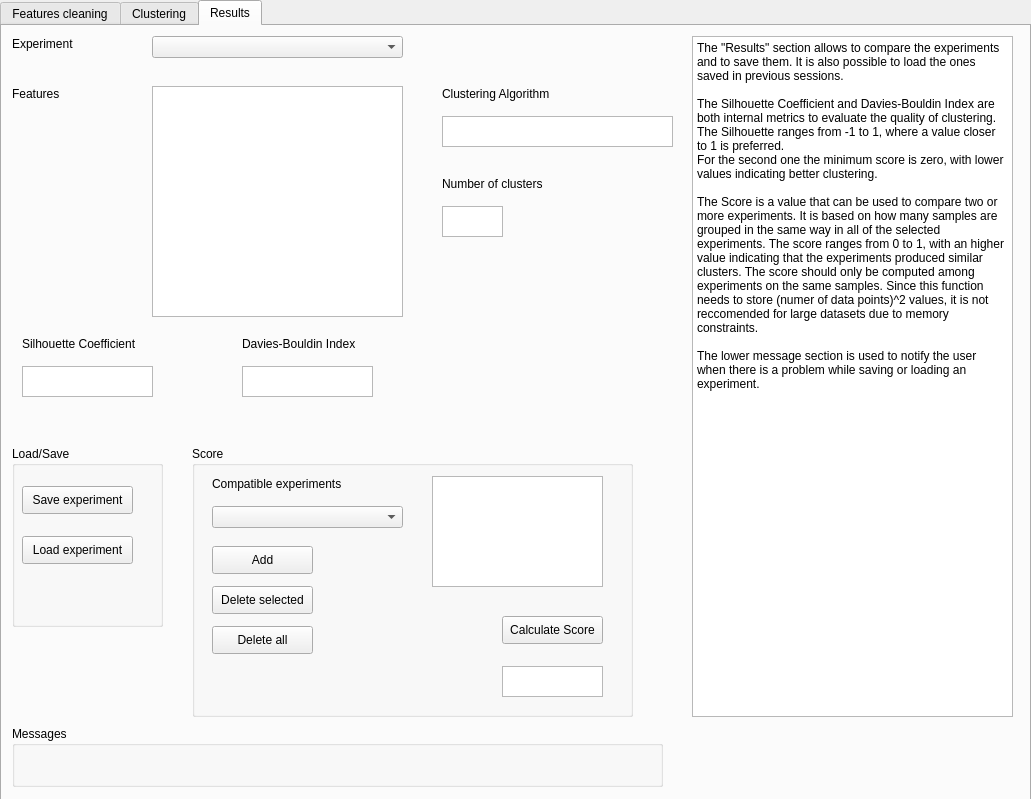
<?xml version="1.0" encoding="UTF-8"?>
<ui version="4.0">
 <class>ClusteringMainDialogBase</class>
 <widget class="QDialog" name="ClusteringMainDialogBase">
  <property name="geometry">
   <rect>
    <x>0</x>
    <y>0</y>
    <width>1031</width>
    <height>799</height>
   </rect>
  </property>
  <property name="windowTitle">
   <string>QGis Hierarchial Clustering</string>
  </property>
  <widget class="QTabWidget" name="tabWidget">
   <property name="enabled">
    <bool>true</bool>
   </property>
   <property name="geometry">
    <rect>
     <x>0</x>
     <y>0</y>
     <width>1031</width>
     <height>801</height>
    </rect>
   </property>
   <property name="currentIndex">
    <number>2</number>
   </property>
   <widget class="QWidget" name="tab">
    <attribute name="title">
     <string>Features cleaning</string>
    </attribute>
    <widget class="QgsMapLayerComboBox" name="cleanLayerBox">
     <property name="geometry">
      <rect>
       <x>100</x>
       <y>10</y>
       <width>301</width>
       <height>27</height>
      </rect>
     </property>
    </widget>
    <widget class="QLabel" name="label_12">
     <property name="geometry">
      <rect>
       <x>20</x>
       <y>10</y>
       <width>71</width>
       <height>16</height>
      </rect>
     </property>
     <property name="text">
      <string>Select layer</string>
     </property>
    </widget>
    <widget class="QCheckBox" name="correlationCheck">
     <property name="geometry">
      <rect>
       <x>20</x>
       <y>90</y>
       <width>221</width>
       <height>20</height>
      </rect>
     </property>
     <property name="text">
      <string>Remove more correlated features</string>
     </property>
    </widget>
    <widget class="QDoubleSpinBox" name="correlationThreshold">
     <property name="enabled">
      <bool>false</bool>
     </property>
     <property name="geometry">
      <rect>
       <x>220</x>
       <y>130</y>
       <width>62</width>
       <height>22</height>
      </rect>
     </property>
     <property name="maximum">
      <double>1.000000000000000</double>
     </property>
     <property name="singleStep">
      <double>0.010000000000000</double>
     </property>
     <property name="value">
      <double>0.800000000000000</double>
     </property>
    </widget>
    <widget class="QLabel" name="label_13">
     <property name="geometry">
      <rect>
       <x>40</x>
       <y>130</y>
       <width>131</width>
       <height>16</height>
      </rect>
     </property>
     <property name="text">
      <string>Correlation threshold</string>
     </property>
    </widget>
    <widget class="QCheckBox" name="constantCheck">
     <property name="geometry">
      <rect>
       <x>20</x>
       <y>400</y>
       <width>181</width>
       <height>20</height>
      </rect>
     </property>
     <property name="text">
      <string>Remove constant features</string>
     </property>
    </widget>
    <widget class="QPushButton" name="cleaningButton">
     <property name="geometry">
      <rect>
       <x>500</x>
       <y>540</y>
       <width>93</width>
       <height>28</height>
      </rect>
     </property>
     <property name="text">
      <string>Run</string>
     </property>
    </widget>
    <widget class="QCheckBox" name="quasiCheck">
     <property name="geometry">
      <rect>
       <x>20</x>
       <y>450</y>
       <width>341</width>
       <height>20</height>
      </rect>
     </property>
     <property name="text">
      <string>Remove quasi constant features</string>
     </property>
    </widget>
    <widget class="QGroupBox" name="groupBox_4">
     <property name="geometry">
      <rect>
       <x>10</x>
       <y>700</y>
       <width>651</width>
       <height>61</height>
      </rect>
     </property>
     <property name="title">
      <string>Messages</string>
     </property>
     <widget class="QLabel" name="selMessageBox">
      <property name="geometry">
       <rect>
        <x>10</x>
        <y>20</y>
        <width>641</width>
        <height>41</height>
       </rect>
      </property>
      <property name="font">
       <font>
        <pointsize>9</pointsize>
        <weight>50</weight>
        <bold>false</bold>
       </font>
      </property>
      <property name="text">
       <string/>
      </property>
     </widget>
    </widget>
    <widget class="QLabel" name="label_14">
     <property name="geometry">
      <rect>
       <x>40</x>
       <y>180</y>
       <width>241</width>
       <height>16</height>
      </rect>
     </property>
     <property name="text">
      <string>Feature to keep among correlated ones:</string>
     </property>
    </widget>
    <widget class="QRadioButton" name="firstCheck">
     <property name="enabled">
      <bool>false</bool>
     </property>
     <property name="geometry">
      <rect>
       <x>40</x>
       <y>210</y>
       <width>181</width>
       <height>20</height>
      </rect>
     </property>
     <property name="text">
      <string>First in order</string>
     </property>
     <property name="checked">
      <bool>true</bool>
     </property>
    </widget>
    <widget class="QRadioButton" name="distCheck">
     <property name="enabled">
      <bool>false</bool>
     </property>
     <property name="geometry">
      <rect>
       <x>40</x>
       <y>270</y>
       <width>221</width>
       <height>20</height>
      </rect>
     </property>
     <property name="text">
      <string>With distribution closer to Normal</string>
     </property>
    </widget>
    <widget class="QRadioButton" name="domCheck">
     <property name="enabled">
      <bool>false</bool>
     </property>
     <property name="geometry">
      <rect>
       <x>40</x>
       <y>300</y>
       <width>231</width>
       <height>20</height>
      </rect>
     </property>
     <property name="text">
      <string>With better coverage of the domain</string>
     </property>
    </widget>
    <widget class="QLabel" name="label_15">
     <property name="geometry">
      <rect>
       <x>60</x>
       <y>330</y>
       <width>271</width>
       <height>16</height>
      </rect>
     </property>
     <property name="text">
      <string>Features' domain (equal for all the features):</string>
     </property>
    </widget>
    <widget class="QLabel" name="label_16">
     <property name="geometry">
      <rect>
       <x>60</x>
       <y>360</y>
       <width>55</width>
       <height>16</height>
      </rect>
     </property>
     <property name="text">
      <string>Min value</string>
     </property>
    </widget>
    <widget class="QLabel" name="label_17">
     <property name="geometry">
      <rect>
       <x>270</x>
       <y>360</y>
       <width>71</width>
       <height>16</height>
      </rect>
     </property>
     <property name="text">
      <string>Max value</string>
     </property>
    </widget>
    <widget class="QLineEdit" name="minDom">
     <property name="enabled">
      <bool>false</bool>
     </property>
     <property name="geometry">
      <rect>
       <x>130</x>
       <y>360</y>
       <width>113</width>
       <height>22</height>
      </rect>
     </property>
     <property name="text">
      <string/>
     </property>
    </widget>
    <widget class="QLineEdit" name="maxDom">
     <property name="enabled">
      <bool>false</bool>
     </property>
     <property name="geometry">
      <rect>
       <x>340</x>
       <y>360</y>
       <width>113</width>
       <height>22</height>
      </rect>
     </property>
    </widget>
    <widget class="QPlainTextEdit" name="selGuide">
     <property name="enabled">
      <bool>true</bool>
     </property>
     <property name="geometry">
      <rect>
       <x>690</x>
       <y>10</y>
       <width>321</width>
       <height>681</height>
      </rect>
     </property>
     <property name="readOnly">
      <bool>true</bool>
     </property>
     <property name="plainText">
      <string>This section removes from the selected vector layer the fields that don't meet certain requirements and are most likely bad for the clustering process. A new temporary vector layer that can be used in the other sections of the plugin is created. All the not numeric features are dropped in the new layer. 

The first part removes the features with a correlation (positive or negative) above a specified threshold. It is possible to choose the criterion used to select which feature to keep among highly correlated ones:
- the first based on the order of the features in the dataset;
- the one with the lower average correlation with all the other features;
- the one with a distribution more similar to the Normal (based on Shapiro-Wilk statistc);
- the one with a range of values that better covers the domain. In this case the domain needs to be the same for all the features and specified from the user with the &quot;Min value&quot; and &quot;Max value&quot; parameters.

The second and third checkboxes remove the features with a really low variation, respectively:
- features with zero variance, therefore the ones with only a constant value;
- features with the ratio between the most frequent value above the frequency threshold(default 19), and the number of unique values divided by the total number of samples below the unique values threshold (default 0.05). If a feature satisfies both requirements it is dropped, since there are only few outliers that differs from a single constant value.

The lower message section is used to notify the user when the selection process is complete after pressing the &quot;Run&quot; button or when there is a problem with the selected parameters.

</string>
     </property>
    </widget>
    <widget class="QRadioButton" name="lowCorrCheck">
     <property name="enabled">
      <bool>false</bool>
     </property>
     <property name="geometry">
      <rect>
       <x>40</x>
       <y>240</y>
       <width>211</width>
       <height>20</height>
      </rect>
     </property>
     <property name="text">
      <string>With lower average correlation</string>
     </property>
    </widget>
   </widget>
   <widget class="QWidget" name="tab_3">
    <attribute name="title">
     <string>Clustering</string>
    </attribute>
    <widget class="QLabel" name="label">
     <property name="geometry">
      <rect>
       <x>20</x>
       <y>10</y>
       <width>71</width>
       <height>16</height>
      </rect>
     </property>
     <property name="text">
      <string>Select layer</string>
     </property>
    </widget>
    <widget class="QLabel" name="label_2">
     <property name="geometry">
      <rect>
       <x>20</x>
       <y>70</y>
       <width>131</width>
       <height>16</height>
      </rect>
     </property>
     <property name="text">
      <string>Features selection:</string>
     </property>
    </widget>
    <widget class="QLabel" name="label_5">
     <property name="geometry">
      <rect>
       <x>20</x>
       <y>100</y>
       <width>71</width>
       <height>16</height>
      </rect>
     </property>
     <property name="text">
      <string>Automatic:</string>
     </property>
    </widget>
    <widget class="QComboBox" name="algoBox">
     <property name="geometry">
      <rect>
       <x>20</x>
       <y>120</y>
       <width>171</width>
       <height>22</height>
      </rect>
     </property>
    </widget>
    <widget class="QPushButton" name="featureButton">
     <property name="geometry">
      <rect>
       <x>20</x>
       <y>150</y>
       <width>121</width>
       <height>28</height>
      </rect>
     </property>
     <property name="text">
      <string>Calculate features</string>
     </property>
    </widget>
    <widget class="QLabel" name="label_4">
     <property name="geometry">
      <rect>
       <x>20</x>
       <y>190</y>
       <width>55</width>
       <height>16</height>
      </rect>
     </property>
     <property name="text">
      <string>Manual:</string>
     </property>
    </widget>
    <widget class="QPushButton" name="addButton">
     <property name="geometry">
      <rect>
       <x>20</x>
       <y>250</y>
       <width>131</width>
       <height>28</height>
      </rect>
     </property>
     <property name="text">
      <string>Add</string>
     </property>
    </widget>
    <widget class="QPushButton" name="delSelButton">
     <property name="geometry">
      <rect>
       <x>20</x>
       <y>290</y>
       <width>131</width>
       <height>28</height>
      </rect>
     </property>
     <property name="text">
      <string>Remove selected</string>
     </property>
    </widget>
    <widget class="QPushButton" name="delAllButton">
     <property name="geometry">
      <rect>
       <x>180</x>
       <y>290</y>
       <width>131</width>
       <height>28</height>
      </rect>
     </property>
     <property name="text">
      <string>Remove all</string>
     </property>
    </widget>
    <widget class="QLabel" name="label_3">
     <property name="geometry">
      <rect>
       <x>20</x>
       <y>630</y>
       <width>121</width>
       <height>16</height>
      </rect>
     </property>
     <property name="text">
      <string>Number of clusters</string>
     </property>
    </widget>
    <widget class="QSpinBox" name="numClusterBox">
     <property name="geometry">
      <rect>
       <x>20</x>
       <y>660</y>
       <width>51</width>
       <height>22</height>
      </rect>
     </property>
    </widget>
    <widget class="QPushButton" name="plotButton">
     <property name="geometry">
      <rect>
       <x>20</x>
       <y>540</y>
       <width>111</width>
       <height>28</height>
      </rect>
     </property>
     <property name="text">
      <string>Plot dendrogram</string>
     </property>
    </widget>
    <widget class="QPushButton" name="runButton">
     <property name="geometry">
      <rect>
       <x>490</x>
       <y>660</y>
       <width>151</width>
       <height>31</height>
      </rect>
     </property>
     <property name="text">
      <string>Run</string>
     </property>
    </widget>
    <widget class="QListWidget" name="featureList">
     <property name="geometry">
      <rect>
       <x>370</x>
       <y>100</y>
       <width>271</width>
       <height>261</height>
      </rect>
     </property>
     <property name="selectionMode">
      <enum>QAbstractItemView::MultiSelection</enum>
     </property>
    </widget>
    <widget class="QLabel" name="label_7">
     <property name="geometry">
      <rect>
       <x>370</x>
       <y>440</y>
       <width>111</width>
       <height>16</height>
      </rect>
     </property>
     <property name="text">
      <string>Experiment name</string>
     </property>
    </widget>
    <widget class="QPlainTextEdit" name="expName">
     <property name="geometry">
      <rect>
       <x>370</x>
       <y>470</y>
       <width>271</width>
       <height>31</height>
      </rect>
     </property>
    </widget>
    <widget class="QPushButton" name="plotGraph">
     <property name="geometry">
      <rect>
       <x>20</x>
       <y>580</y>
       <width>111</width>
       <height>28</height>
      </rect>
     </property>
     <property name="text">
      <string>Plot WSS e BSS</string>
     </property>
    </widget>
    <widget class="QPlainTextEdit" name="newFieldName">
     <property name="geometry">
      <rect>
       <x>370</x>
       <y>560</y>
       <width>271</width>
       <height>31</height>
      </rect>
     </property>
    </widget>
    <widget class="QLabel" name="label_10">
     <property name="geometry">
      <rect>
       <x>370</x>
       <y>530</y>
       <width>211</width>
       <height>16</height>
      </rect>
     </property>
     <property name="text">
      <string>New field name (max 10 characters)</string>
     </property>
    </widget>
    <widget class="QGroupBox" name="groupBox_2">
     <property name="geometry">
      <rect>
       <x>10</x>
       <y>700</y>
       <width>651</width>
       <height>61</height>
      </rect>
     </property>
     <property name="title">
      <string>Messages</string>
     </property>
     <widget class="QLabel" name="messageBox">
      <property name="geometry">
       <rect>
        <x>10</x>
        <y>20</y>
        <width>641</width>
        <height>41</height>
       </rect>
      </property>
      <property name="font">
       <font>
        <pointsize>9</pointsize>
        <weight>50</weight>
        <bold>false</bold>
       </font>
      </property>
      <property name="text">
       <string/>
      </property>
     </widget>
    </widget>
    <widget class="QgsMapLayerComboBox" name="layerBox">
     <property name="geometry">
      <rect>
       <x>100</x>
       <y>10</y>
       <width>301</width>
       <height>27</height>
      </rect>
     </property>
    </widget>
    <widget class="QgsFieldComboBox" name="featureBox">
     <property name="geometry">
      <rect>
       <x>20</x>
       <y>210</y>
       <width>160</width>
       <height>27</height>
      </rect>
     </property>
    </widget>
    <widget class="QComboBox" name="clustAlgo">
     <property name="geometry">
      <rect>
       <x>20</x>
       <y>420</y>
       <width>141</width>
       <height>22</height>
      </rect>
     </property>
    </widget>
    <widget class="QLabel" name="label_18">
     <property name="geometry">
      <rect>
       <x>20</x>
       <y>390</y>
       <width>131</width>
       <height>16</height>
      </rect>
     </property>
     <property name="text">
      <string>Clustering algorithm</string>
     </property>
    </widget>
    <widget class="QPushButton" name="addAllButton">
     <property name="geometry">
      <rect>
       <x>180</x>
       <y>250</y>
       <width>131</width>
       <height>28</height>
      </rect>
     </property>
     <property name="text">
      <string>Add all</string>
     </property>
    </widget>
    <widget class="QCheckBox" name="standData">
     <property name="geometry">
      <rect>
       <x>20</x>
       <y>460</y>
       <width>141</width>
       <height>20</height>
      </rect>
     </property>
     <property name="text">
      <string>Standardize data</string>
     </property>
     <property name="checked">
      <bool>true</bool>
     </property>
     <property name="autoExclusive">
      <bool>false</bool>
     </property>
    </widget>
    <widget class="QCheckBox" name="normData">
     <property name="geometry">
      <rect>
       <x>20</x>
       <y>490</y>
       <width>121</width>
       <height>20</height>
      </rect>
     </property>
     <property name="text">
      <string>Normalize data</string>
     </property>
    </widget>
    <widget class="QPlainTextEdit" name="clusterGuide">
     <property name="geometry">
      <rect>
       <x>690</x>
       <y>10</y>
       <width>321</width>
       <height>681</height>
      </rect>
     </property>
     <property name="readOnly">
      <bool>true</bool>
     </property>
     <property name="plainText">
      <string>The main part of the plugin performs clustering on a selected vector layer and adds the cluster labels to it. The features to use can be selected both manually and automatically. The automatic feature selection, clustering and plotting of graphs could take some time based on the size of the dataset.
Not numeric features in the datasets are ignored. The NULL values are changed to 0.

The box in the right part displays the features of the dataset that will be used for clustering. 
&quot;Calculate features&quot; adds the features calculated with the selected alghoritm (defaulted to Entropy). Sampling Entropy can only be used for datasets with more than 100 instances, and is advised for more than 500. 
&quot;Add&quot; and &quot;Add all&quot; adds the feature selected in the drop down menu or all of them at once.
&quot;Remove selected&quot; and &quot;Remove all&quot; removes the features selected from the list or all of them.

The clustering algorithm alternatives are Agglomerative Hierarchical or K-Means. K-Means is the fastest and reccomended for large datasets.

The data can be optionally scaled using Standardization or Normalization.

Within Cluster Sums of Squares and Between Cluster Sums of Squares trends can be plotted to help the user to choose the best number of clusters. While using Hierarchical clustering the dendrogram can also be plotted.

For every experiment the parameters &quot;Experiment name&quot; and &quot;New field name&quot; need to be specified. The first one is used to identify the experiment in the &quot;Results&quot; section and must be univocal. The latter is the name used for the clustering label field added to the vector layer.

The lower message section is used to notify the user when the clustering process is complete after pressing the &quot;Run&quot; button or when there is a problem with the selected parameters.</string>
     </property>
    </widget>
   </widget>
   <widget class="QWidget" name="tab_4">
    <attribute name="title">
     <string>Results</string>
    </attribute>
    <widget class="QComboBox" name="expListBox">
     <property name="geometry">
      <rect>
       <x>150</x>
       <y>10</y>
       <width>251</width>
       <height>22</height>
      </rect>
     </property>
    </widget>
    <widget class="QLabel" name="label_6">
     <property name="geometry">
      <rect>
       <x>10</x>
       <y>10</y>
       <width>81</width>
       <height>16</height>
      </rect>
     </property>
     <property name="text">
      <string>Experiment</string>
     </property>
    </widget>
    <widget class="QPlainTextEdit" name="experimentFeatures">
     <property name="geometry">
      <rect>
       <x>150</x>
       <y>60</y>
       <width>251</width>
       <height>231</height>
      </rect>
     </property>
     <property name="readOnly">
      <bool>true</bool>
     </property>
    </widget>
    <widget class="QLabel" name="label_8">
     <property name="geometry">
      <rect>
       <x>10</x>
       <y>60</y>
       <width>55</width>
       <height>16</height>
      </rect>
     </property>
     <property name="text">
      <string>Features</string>
     </property>
    </widget>
    <widget class="QLabel" name="label_9">
     <property name="geometry">
      <rect>
       <x>440</x>
       <y>150</y>
       <width>111</width>
       <height>16</height>
      </rect>
     </property>
     <property name="text">
      <string>Number of clusters</string>
     </property>
    </widget>
    <widget class="QPlainTextEdit" name="experimentNCluster">
     <property name="geometry">
      <rect>
       <x>440</x>
       <y>180</y>
       <width>61</width>
       <height>31</height>
      </rect>
     </property>
    </widget>
    <widget class="QGroupBox" name="groupBox">
     <property name="geometry">
      <rect>
       <x>10</x>
       <y>420</y>
       <width>151</width>
       <height>181</height>
      </rect>
     </property>
     <property name="title">
      <string>Load/Save</string>
     </property>
     <widget class="QPushButton" name="saveButton">
      <property name="geometry">
       <rect>
        <x>10</x>
        <y>40</y>
        <width>111</width>
        <height>28</height>
       </rect>
      </property>
      <property name="text">
       <string>Save experiment</string>
      </property>
     </widget>
     <widget class="QPushButton" name="loadButton">
      <property name="geometry">
       <rect>
        <x>10</x>
        <y>90</y>
        <width>111</width>
        <height>28</height>
       </rect>
      </property>
      <property name="text">
       <string>Load experiment</string>
      </property>
     </widget>
    </widget>
    <widget class="QGroupBox" name="groupBox_3">
     <property name="geometry">
      <rect>
       <x>190</x>
       <y>420</y>
       <width>441</width>
       <height>271</height>
      </rect>
     </property>
     <property name="title">
      <string>Score</string>
     </property>
     <widget class="QPushButton" name="scoreButton">
      <property name="geometry">
       <rect>
        <x>310</x>
        <y>170</y>
        <width>101</width>
        <height>28</height>
       </rect>
      </property>
      <property name="text">
       <string>Calculate Score</string>
      </property>
     </widget>
     <widget class="QPlainTextEdit" name="scoreBox">
      <property name="geometry">
       <rect>
        <x>310</x>
        <y>220</y>
        <width>101</width>
        <height>31</height>
       </rect>
      </property>
      <property name="readOnly">
       <bool>true</bool>
      </property>
     </widget>
     <widget class="QComboBox" name="compExpBox">
      <property name="geometry">
       <rect>
        <x>20</x>
        <y>60</y>
        <width>191</width>
        <height>22</height>
       </rect>
      </property>
     </widget>
     <widget class="QLabel" name="label_11">
      <property name="geometry">
       <rect>
        <x>20</x>
        <y>30</y>
        <width>141</width>
        <height>16</height>
       </rect>
      </property>
      <property name="text">
       <string>Compatible experiments</string>
      </property>
     </widget>
     <widget class="QListWidget" name="scoreExpList">
      <property name="geometry">
       <rect>
        <x>240</x>
        <y>30</y>
        <width>171</width>
        <height>111</height>
       </rect>
      </property>
     </widget>
     <widget class="QPushButton" name="addExpButton">
      <property name="geometry">
       <rect>
        <x>20</x>
        <y>100</y>
        <width>101</width>
        <height>28</height>
       </rect>
      </property>
      <property name="text">
       <string>Add</string>
      </property>
     </widget>
     <widget class="QPushButton" name="delSelExpButton">
      <property name="geometry">
       <rect>
        <x>20</x>
        <y>140</y>
        <width>101</width>
        <height>28</height>
       </rect>
      </property>
      <property name="text">
       <string>Delete selected</string>
      </property>
     </widget>
     <widget class="QPushButton" name="delAllExpButton">
      <property name="geometry">
       <rect>
        <x>20</x>
        <y>180</y>
        <width>101</width>
        <height>28</height>
       </rect>
      </property>
      <property name="text">
       <string>Delete all</string>
      </property>
     </widget>
    </widget>
    <widget class="QLabel" name="label_19">
     <property name="geometry">
      <rect>
       <x>440</x>
       <y>60</y>
       <width>131</width>
       <height>16</height>
      </rect>
     </property>
     <property name="text">
      <string>Clustering Algorithm</string>
     </property>
    </widget>
    <widget class="QPlainTextEdit" name="expClustAlgo">
     <property name="geometry">
      <rect>
       <x>440</x>
       <y>90</y>
       <width>231</width>
       <height>31</height>
      </rect>
     </property>
    </widget>
    <widget class="QLabel" name="label_20">
     <property name="geometry">
      <rect>
       <x>20</x>
       <y>310</y>
       <width>131</width>
       <height>16</height>
      </rect>
     </property>
     <property name="text">
      <string>Silhouette Coefficient</string>
     </property>
    </widget>
    <widget class="QPlainTextEdit" name="expSil">
     <property name="geometry">
      <rect>
       <x>20</x>
       <y>340</y>
       <width>131</width>
       <height>31</height>
      </rect>
     </property>
    </widget>
    <widget class="QLabel" name="label_21">
     <property name="geometry">
      <rect>
       <x>240</x>
       <y>310</y>
       <width>131</width>
       <height>16</height>
      </rect>
     </property>
     <property name="text">
      <string>Davies-Bouldin Index</string>
     </property>
    </widget>
    <widget class="QPlainTextEdit" name="expDB">
     <property name="geometry">
      <rect>
       <x>240</x>
       <y>340</y>
       <width>131</width>
       <height>31</height>
      </rect>
     </property>
    </widget>
    <widget class="QGroupBox" name="groupBox_5">
     <property name="geometry">
      <rect>
       <x>10</x>
       <y>700</y>
       <width>651</width>
       <height>61</height>
      </rect>
     </property>
     <property name="title">
      <string>Messages</string>
     </property>
     <widget class="QLabel" name="resMessageBox">
      <property name="geometry">
       <rect>
        <x>10</x>
        <y>20</y>
        <width>641</width>
        <height>41</height>
       </rect>
      </property>
      <property name="font">
       <font>
        <pointsize>9</pointsize>
        <weight>50</weight>
        <bold>false</bold>
       </font>
      </property>
      <property name="text">
       <string/>
      </property>
     </widget>
    </widget>
    <widget class="QPlainTextEdit" name="resGuide">
     <property name="geometry">
      <rect>
       <x>690</x>
       <y>10</y>
       <width>321</width>
       <height>681</height>
      </rect>
     </property>
     <property name="readOnly">
      <bool>true</bool>
     </property>
     <property name="plainText">
      <string>The &quot;Results&quot; section allows to compare the experiments and to save them. It is also possible to load the ones saved in previous sessions. 

The Silhouette Coefficient and Davies-Bouldin Index are both internal metrics to evaluate the quality of clustering.
The Silhouette ranges from -1 to 1, where a value closer to 1 is preferred.
For the second one the minimum score is zero, with lower values indicating better clustering. 

The Score is a value that can be used to compare two or more experiments. It is based on how many samples are grouped in the same way in all of the selected experiments. The score ranges from 0 to 1, with an higher value indicating that the experiments produced similar clusters. The score should only be computed among experiments on the same samples. Since this function needs to store (numer of data points)^2 values, it is not reccomended for large datasets due to memory constraints. 

The lower message section is used to notify the user when there is a problem while saving or loading an experiment.
</string>
     </property>
    </widget>
   </widget>
  </widget>
 </widget>
 <customwidgets>
  <customwidget>
   <class>QgsFieldComboBox</class>
   <extends>QComboBox</extends>
   <header>qgsfieldcombobox.h</header>
  </customwidget>
  <customwidget>
   <class>QgsMapLayerComboBox</class>
   <extends>QComboBox</extends>
   <header>qgsmaplayercombobox.h</header>
  </customwidget>
 </customwidgets>
 <resources/>
 <connections/>
</ui>
